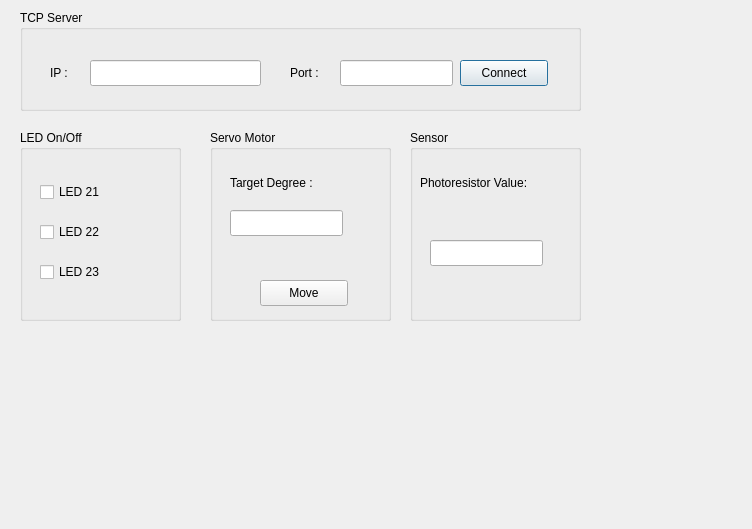
<?xml version="1.0" encoding="UTF-8"?>
<ui version="4.0">
 <class>Dialog</class>
 <widget class="QDialog" name="Dialog">
  <property name="geometry">
   <rect>
    <x>0</x>
    <y>0</y>
    <width>752</width>
    <height>529</height>
   </rect>
  </property>
  <property name="windowTitle">
   <string>Dialog</string>
  </property>
  <widget class="QGroupBox" name="groupBox">
   <property name="geometry">
    <rect>
     <x>20</x>
     <y>10</y>
     <width>561</width>
     <height>101</height>
    </rect>
   </property>
   <property name="title">
    <string>TCP Server</string>
   </property>
   <widget class="QLabel" name="label_ip">
    <property name="geometry">
     <rect>
      <x>30</x>
      <y>50</y>
      <width>40</width>
      <height>26</height>
     </rect>
    </property>
    <property name="text">
     <string>IP :</string>
    </property>
   </widget>
   <widget class="QLabel" name="label_port">
    <property name="geometry">
     <rect>
      <x>270</x>
      <y>50</y>
      <width>40</width>
      <height>26</height>
     </rect>
    </property>
    <property name="text">
     <string>Port :</string>
    </property>
   </widget>
   <widget class="QLineEdit" name="ipEdit">
    <property name="geometry">
     <rect>
      <x>70</x>
      <y>50</y>
      <width>171</width>
      <height>26</height>
     </rect>
    </property>
   </widget>
   <widget class="QLineEdit" name="portEdit">
    <property name="geometry">
     <rect>
      <x>320</x>
      <y>50</y>
      <width>113</width>
      <height>26</height>
     </rect>
    </property>
   </widget>
   <widget class="QPushButton" name="ConnectBtn">
    <property name="geometry">
     <rect>
      <x>440</x>
      <y>50</y>
      <width>88</width>
      <height>26</height>
     </rect>
    </property>
    <property name="text">
     <string>Connect</string>
    </property>
   </widget>
  </widget>
  <widget class="QGroupBox" name="groupBox_2">
   <property name="geometry">
    <rect>
     <x>20</x>
     <y>130</y>
     <width>161</width>
     <height>191</height>
    </rect>
   </property>
   <property name="title">
    <string>LED On/Off</string>
   </property>
   <widget class="QCheckBox" name="led21">
    <property name="geometry">
     <rect>
      <x>20</x>
      <y>50</y>
      <width>92</width>
      <height>24</height>
     </rect>
    </property>
    <property name="text">
     <string>LED 21</string>
    </property>
   </widget>
   <widget class="QCheckBox" name="led22">
    <property name="geometry">
     <rect>
      <x>20</x>
      <y>90</y>
      <width>92</width>
      <height>24</height>
     </rect>
    </property>
    <property name="text">
     <string>LED 22</string>
    </property>
   </widget>
   <widget class="QCheckBox" name="led23">
    <property name="geometry">
     <rect>
      <x>20</x>
      <y>130</y>
      <width>92</width>
      <height>24</height>
     </rect>
    </property>
    <property name="text">
     <string>LED 23</string>
    </property>
   </widget>
  </widget>
  <widget class="QGroupBox" name="groupBox_3">
   <property name="geometry">
    <rect>
     <x>210</x>
     <y>130</y>
     <width>181</width>
     <height>191</height>
    </rect>
   </property>
   <property name="title">
    <string>Servo Motor</string>
   </property>
   <widget class="QLabel" name="label_port_2">
    <property name="geometry">
     <rect>
      <x>20</x>
      <y>40</y>
      <width>121</width>
      <height>26</height>
     </rect>
    </property>
    <property name="text">
     <string>Target Degree :</string>
    </property>
   </widget>
   <widget class="QLineEdit" name="degree">
    <property name="geometry">
     <rect>
      <x>20</x>
      <y>80</y>
      <width>113</width>
      <height>26</height>
     </rect>
    </property>
   </widget>
   <widget class="QPushButton" name="move">
    <property name="geometry">
     <rect>
      <x>50</x>
      <y>150</y>
      <width>88</width>
      <height>26</height>
     </rect>
    </property>
    <property name="text">
     <string>Move</string>
    </property>
   </widget>
  </widget>
  <widget class="QGroupBox" name="groupBox_4">
   <property name="geometry">
    <rect>
     <x>410</x>
     <y>130</y>
     <width>171</width>
     <height>191</height>
    </rect>
   </property>
   <property name="title">
    <string>Sensor</string>
   </property>
   <widget class="QLabel" name="label_port_3">
    <property name="geometry">
     <rect>
      <x>10</x>
      <y>40</y>
      <width>141</width>
      <height>26</height>
     </rect>
    </property>
    <property name="text">
     <string>Photoresistor Value:</string>
    </property>
   </widget>
   <widget class="QLineEdit" name="degree_2">
    <property name="geometry">
     <rect>
      <x>20</x>
      <y>110</y>
      <width>113</width>
      <height>26</height>
     </rect>
    </property>
   </widget>
  </widget>
 </widget>
 <resources/>
 <connections/>
</ui>
